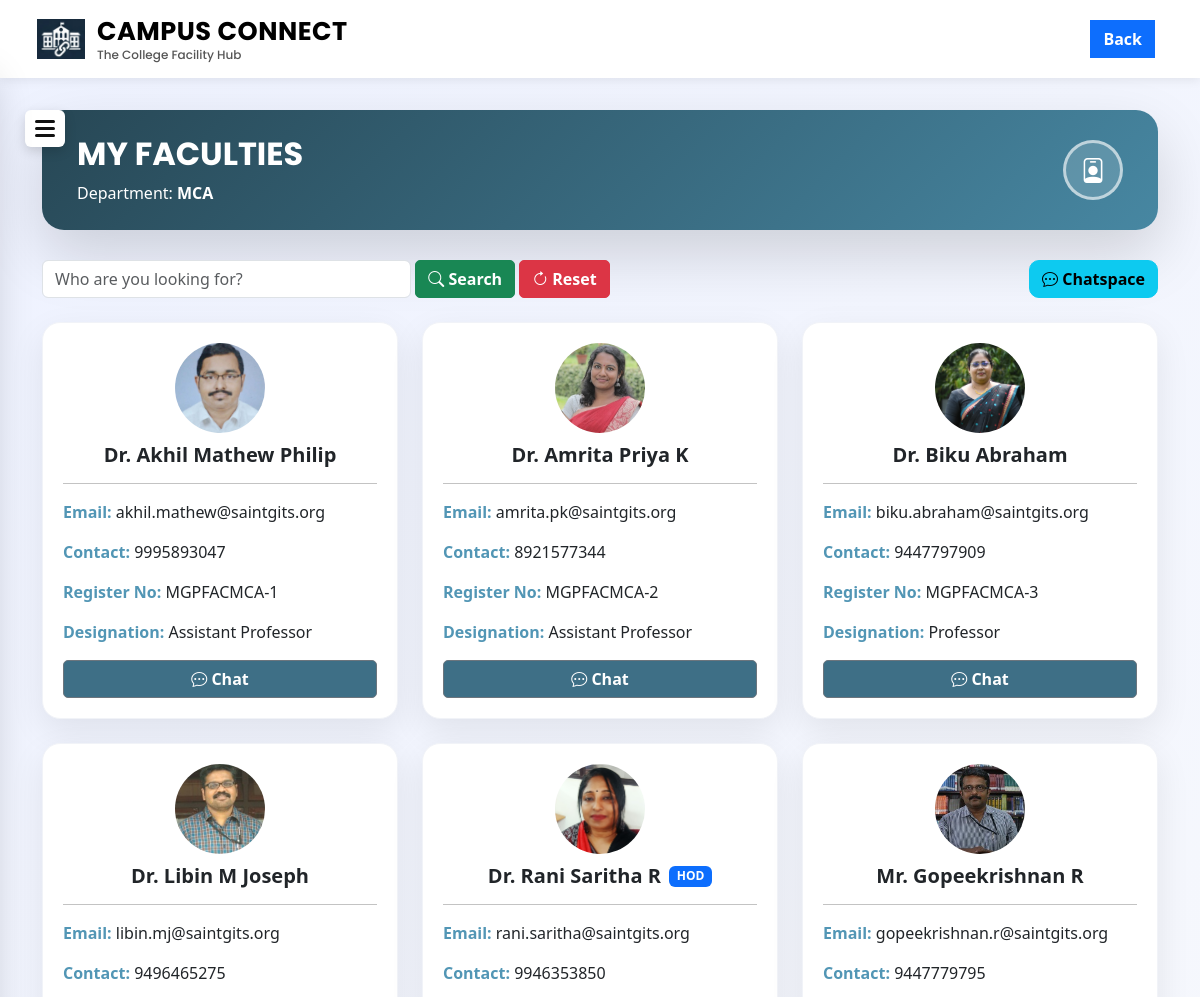
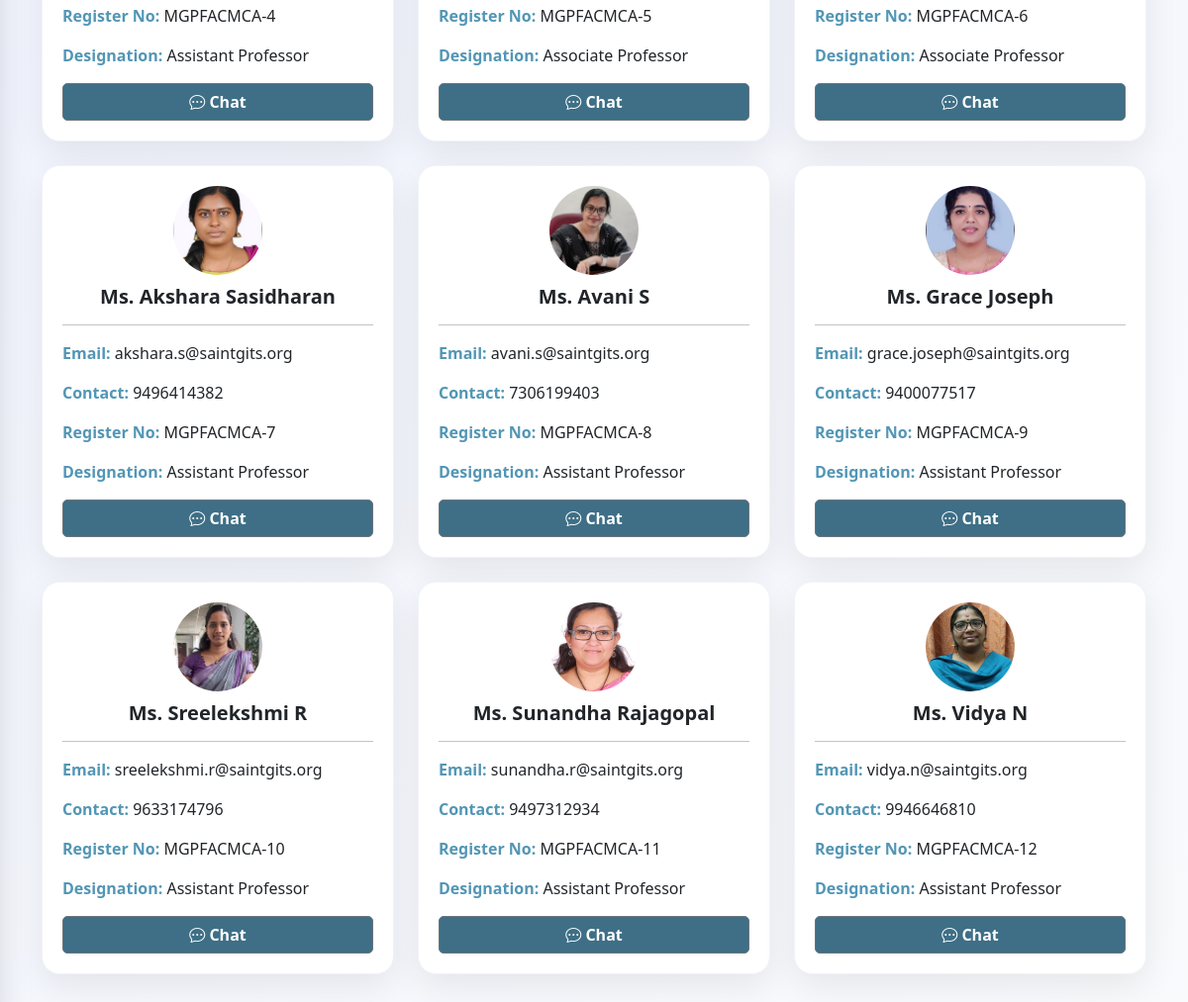
Page /student/view_faculties (signed in) on the committed database (2 pictures, top to bottom).
### tables this page shows
CREATE TABLE students (
        student_id INTEGER PRIMARY KEY AUTOINCREMENT,
        user_id INTEGER UNIQUE,
        name TEXT,
        contact TEXT,
        register_no TEXT,
        programme TEXT,
        semester TEXT,
        FOREIGN KEY(user_id) REFERENCES users(user_id) ON DELETE CASCADE
    );

CREATE TABLE faculties (
        faculty_id INTEGER PRIMARY KEY AUTOINCREMENT,
        user_id INTEGER UNIQUE,
        name TEXT,
        contact TEXT,
        register_no TEXT,
        department TEXT,
        designation TEXT,
        photo TEXT,
        isHOD TEXT,
        FOREIGN KEY(user_id) REFERENCES users(user_id) ON DELETE CASCADE
    );

CREATE TABLE users (
        user_id INTEGER PRIMARY KEY AUTOINCREMENT,
        email TEXT UNIQUE NOT NULL,
        password TEXT NOT NULL,
        role TEXT NOT NULL
    );

### app.py (the view)
@app.route('/student/view_faculties')
def student_view_faculties():
    if 'user_id' not in session or session['role'] != 'student':
        return redirect('/login')
    search = request.args.get('search', '').strip()
    conn = get_connection()
    cursor = conn.cursor()
    cursor.execute("""
        SELECT programme
        FROM students
        WHERE user_id = ?
    """, (session['user_id'],))
    student = cursor.fetchone()
    student_dept = student['programme']
    if search:
        cursor.execute("""
            SELECT f.faculty_id, f.name, f.contact, f.register_no, f.designation, f.photo, f.isHOD, u.email
            FROM faculties f
            JOIN users u ON f.user_id = u.user_id
            WHERE f.department = ?
            AND (
                f.name LIKE ?
                OR f.register_no LIKE ?
                OR f.designation LIKE ?
            )
            ORDER BY f.name ASC
        """, (student_dept, f"%{search}%", f"%{search}%", f"%{search}%"))
    else:
        cursor.execute("""
            SELECT f.faculty_id, f.name, f.contact, f.register_no, f.designation, f.photo, f.isHOD, u.email
            FROM faculties f
            JOIN users u ON f.user_id = u.user_id
            WHERE f.department = ?
            ORDER BY f.name ASC
        """, (student_dept,))
    faculties = cursor.fetchall()
    conn.close()
    return render_template(
        "student_view_faculties.html",
        faculties=faculties,
        student_dept=student_dept,
        search=search
    )

### app.py (called while the page is built)
def get_connection():
    conn = sqlite3.connect("campus_connect.db")
    conn.row_factory = sqlite3.Row
    conn.execute("PRAGMA foreign_keys = ON")  # 🔥 ensure cascade always works
    return conn

### templates/student_view_faculties.html (shortened to what this page needs)
<!DOCTYPE html>
<html lang="en">
<head>
    <link href="https://cdn.jsdelivr.net/npm/bootstrap@5.3.2/dist/css/bootstrap.min.css" rel="stylesheet">
    <link href="https://cdn.jsdelivr.net/npm/bootstrap-icons@1.11.3/font/bootstrap-icons.css" rel="stylesheet">
    <link rel="stylesheet" href="{{ url_for('static', filename='css/style.css') }}">
</head>
<body>
<nav class="navbar navbar-expand-lg navbar-light custom-navbar fixed-top">
    <div class="container-fluid">
        <div class="navbar-brand d-flex align-items-center" href="/">
            <img src="{{ url_for('static', filename='images/logo.png') }}" class="logo-img">
            <div class="brand-text">
                <span class="brand-title">CAMPUS CONNECT</span>
                <span class="brand-tagline">The College Facility Hub</span>
            </div>
        </div>
        <div class="ms-auto">
            <a href="{{ url_for('student_dashboard') }}" class="btn btn-primary me-2"><b>Back</b></a>
        </div>
    </div>
</nav>
<div class="menu-toggle" onclick="openSidebar()">
    <span></span>
    <span></span>
    <span></span>
</div>
<div class="container page-main">
    <div class="page-hero d-flex align-items-center justify-content-between">
        <div>
            <h2 class="hero-text">MY FACULTIES</h2>
            <p class="mb-0">Department: <b>{{ student_dept }}</b></p>
        </div>
        <div class="hero-icon">
            <i class="bi bi-person-badge"></i>
        </div>
    </div>
    <form method="GET" action="{{ url_for('student_view_faculties') }}">
    <div class="row mb-4 align-items-center g-1">
        <div class="col-md-4">
            <input type="text" name="search" value="{{ search }}" class="form-control" placeholder="Who are you looking for?">
        </div>
        <div class="col-auto">
            <button class="btn btn-success pro-btn">
                <i class="bi bi-search"></i> <b>Search</b>
            </button>
        </div>
        <div class="col-auto">
            <a href="{{ url_for('student_view_faculties') }}" class="btn btn-danger pro-btn">
                <i class="bi bi-arrow-clockwise"></i> <b>Reset</b>
            </a>
        </div>
        <div class="col text-end">
            <a href="{{ url_for('student_chatspace') }}" class="btn btn-info plus-btn">
                <i class="bi bi-chat-dots"></i> <b>Chatspace</b>
            </a>
        </div>
    </div>
    </form>
    <div class="row g-4">
    {% for f in faculties %}
        <div class="col-md-4">
            <div class="faculty-card">
                <div class="text-center">
                    <img src="{{ url_for('static', filename='uploads/' + f.photo) }}" style="width:90px;height:90px;border-radius:50%;object-fit:cover;margin-bottom:10px;">
                </div>
                <div class="faculty-header">
                    <h5 class="faculty-name"><b>{{ f.name }}</b></h5>
                    {% if f.isHOD == "Yes" %}
                        <span class="badge bg-primary hod-badge">HOD</span>
                    {% endif %}
                </div>
                <hr style="border-color:#131313;">
                <p><font color="#5296b5"><b>Email:</b></font> {{ f.email }}</p>
                <p><font color="#5296b5"><b>Contact:</b></font> {{ f.contact }}</p>
                <p><font color="#5296b5"><b>Register No:</b></font> {{ f.register_no }}</p>
                <p><font color="#5296b5"><b>Designation:</b></font> {{ f.designation }}</p>
                <a href="/student/chatpage/{{ f.faculty_id }}" class="btn btn-secondary chat-btn w-100">
                    <i class="bi bi-chat-dots"></i> <b>Chat</b>
                </a>
            </div>
        </div>
    {% else %}
        <div class="text-center text-muted py-5">
            No faculties found.
        </div>
    {% endfor %}
    </div>
</div>
</body>
</html>

### static/css/style.css (style rules this page uses)
body { margin: 0; padding: 0; font-family: 'Segoe UI', Tahoma, Geneva, Verdana, sans-serif; }
.custom-navbar { background-color: #ffffff; padding: 10px 25px; box-shadow: 0 2px 10px rgba(0, 0, 0, 0.08); z-index: 1000; }
.logo-img { width: 48px; height: 48px; object-fit: contain; margin-right: 12px; }
.brand-text { display: flex; flex-direction: column; line-height: 1.1; }
.brand-title { font-family: 'Poppins', sans-serif; font-size: 1.6rem; font-weight: 700; color: black; letter-spacing: 0.5px; }
.brand-tagline { font-size: 0.75rem; font-family: 'Poppins', sans-serif; font-weight: 500; color: #555; margin-top: 3px; }
.btn { border-radius: 0 !important; font-family: 'Segoe UI', Tahoma, Geneva, Verdana, sans-serif; }

### templates/student_view_faculties.html (style rules this page uses)
body { font-family: 'Segoe UI', Tahoma, Geneva, Verdana, sans-serif; background: linear-gradient(135deg, #eef2ff, #f9fafc); }
.brand-title { font-family: 'Poppins', sans-serif; }
.brand-tagline { font-family: 'Poppins', sans-serif; }
.menu-toggle { position: fixed; top: 110px; left: 25px; background: white; padding: 6px 10px; border-radius: 6px; box-shadow: 0 4px 12px rgba(0,0,0,0.15); cursor: pointer; z-index: 900; }
.menu-toggle span { display: block; width: 20px; height: 3px; background: #111; margin: 4px 0; border-radius: 2px; }
.page-main { margin-top: 110px; margin-bottom: 60px; }
.page-hero { background: linear-gradient(135deg, #274755, #4787a2); border-radius: 22px; padding: 25px 35px; color: white; margin-bottom: 30px; box-shadow: 0 25px 60px rgba(0,0,0,0.15); }
.page-hero h2 { font-weight: 700; }
.hero-text { font-family: 'Poppins', sans-serif; }
.hero-icon { width: 60px; height: 60px; border-radius: 50%; display: flex; align-items: center; justify-content: center; font-size: 25px; background: rgba(255,255,255,0.15); border: 3px solid rgba(255,255,255,0.6); }
.pro-btn { border-radius: 5px !important; }
.plus-btn { border-radius: 10px !important; font-size: 16px; }
.faculty-card { background: white; border-radius: 18px; padding: 20px; border: 1px solid #f1f3f8; box-shadow: 0 12px 35px rgba(0,0,0,0.08); transition: .3s; }
.faculty-header { display: flex; align-items: center; justify-content: center; gap: 8px; }
.faculty-name { margin: 0; }
.hod-badge { font-size: 12px; }
.chat-btn { border-radius: 5px !important; background: #3e6f86; font-size: 16px; }

### rows in the picture
students: programme "MCA"
faculties: photo (picture), name "Dr. Akhil Mathew Philip", email "akhil.mathew@saintgits.org", contact "9995893047", register_no "MGPFACMCA-1", designation "Assistant Professor"
faculties: photo (picture), name "Dr. Amrita Priya K", email "amrita.pk@saintgits.org", contact "8921577344", register_no "MGPFACMCA-2", designation "Assistant Professor"
faculties: photo (picture), name "Dr. Biku Abraham", email "biku.abraham@saintgits.org", contact "9447797909", register_no "MGPFACMCA-3", designation "Professor"
faculties: photo (picture), name "Dr. Libin M Joseph", email "libin.mj@saintgits.org", contact "9496465275", register_no "MGPFACMCA-4", designation "Assistant Professor"
faculties: photo (picture), name "Dr. Rani Saritha R", isHOD "HOD", email "rani.saritha@saintgits.org", contact "9946353850", register_no "MGPFACMCA-5", designation "Associate Professor"
faculties: photo (picture), name "Mr. Gopeekrishnan R", email "gopeekrishnan.r@saintgits.org", contact "9447779795", register_no "MGPFACMCA-6", designation "Associate Professor"
faculties: photo (picture), name "Ms. Akshara Sasidharan", email "akshara.s@saintgits.org", contact "9496414382", register_no "MGPFACMCA-7", designation "Assistant Professor"
faculties: photo (picture), name "Ms. Avani S", email "avani.s@saintgits.org", contact "7306199403", register_no "MGPFACMCA-8", designation "Assistant Professor"
faculties: photo (picture), name "Ms. Grace Joseph", email "grace.joseph@saintgits.org", contact "9400077517", register_no "MGPFACMCA-9", designation "Assistant Professor"
faculties: photo (picture), name "Ms. Sreelekshmi R", email "sreelekshmi.r@saintgits.org", contact "9633174796", register_no "MGPFACMCA-10", designation "Assistant Professor"
faculties: photo (picture), name "Ms. Sunandha Rajagopal", email "sunandha.r@saintgits.org", contact "9497312934", register_no "MGPFACMCA-11", designation "Assistant Professor"
faculties: photo (picture), name "Ms. Vidya N", email "vidya.n@saintgits.org", contact "9946646810", register_no "MGPFACMCA-12", designation "Assistant Professor"
